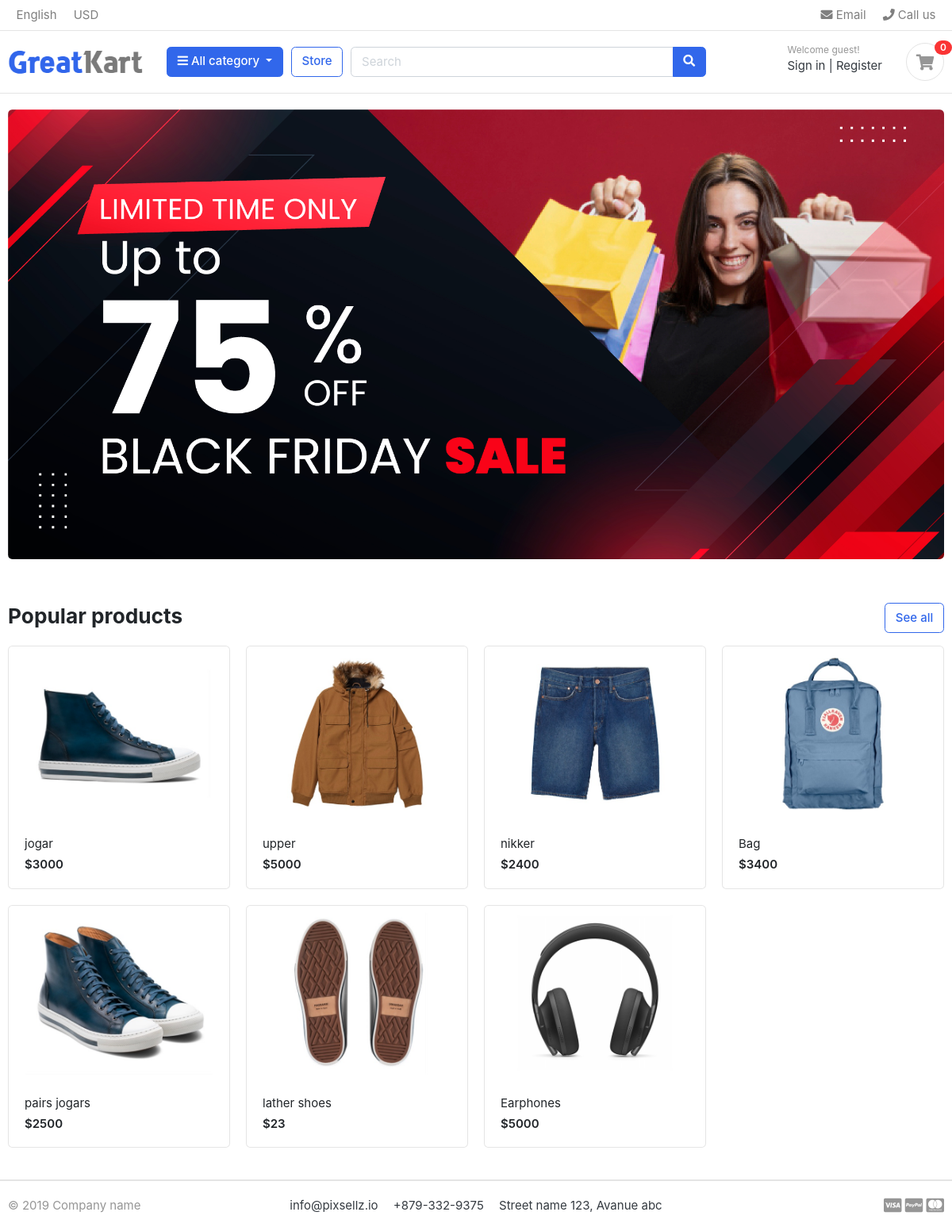
The page / on the database its author committed.
### store/models.py (models this page shows, shortened)
class Product(models.Model):
    product_name = models.CharField(max_length=200, unique= True)
    slug = models.SlugField(max_length=200, unique=True)
    description = models.TextField(max_length=1000, blank=True)
    price = models.IntegerField()
    images = models.ImageField(upload_to = 'photos/products')
    stock = models.IntegerField()
    is_available = models.BooleanField(default= True)
    category = models.ForeignKey(Category, on_delete=models.CASCADE)
    created_date = models.DateTimeField(auto_now_add=True)
    modified_date = models.DateTimeField(auto_now=True)
    def get_url(self):
        return reverse('product_detail', args=[self.category.slug, self.slug])

### Greatkart/views.py (the view)
# urls.py: 2. Add a URL to urlpatterns:  path('', views.home, name='home')
def home(request):
    products = Product.objects.all().filter(is_available = True)
    context = {
        'products': products
    }
    return render(request, 'home.html', context)

### carts/context_processors.py (called while the page is built)
def counter(request):
    cart_count = 0
    if 'admin' in request.path:
        return {}
    else:
        try:
            cart = Cart.objects.filter(cart_id=_cart_id(request))
            if request.user.is_authenticated:
                cart_items = CartItem.objects.all().filter(user=request.user)
            else:
                cart_items = CartItem.objects.all().filter(cart = cart[:1])
            for cart_item in cart_items:
                cart_count += cart_item.quantity
        except CartItem.DoesNotExist:
            cart_count = 0
    return dict(cart_count = cart_count)

### carts/views.py (called while the page is built)
def _cart_id(request):
    cart = request.session.session_key
    if not cart:
        cart = request.session.create()
    return cart

### category/context_processors.py (called while the page is built)
def menu_links(request):
    links = Category.objects.all()
    return dict(link = links)

### templates/home.html
{% extends 'base.html' %}
{% load static %}
{% block content %}
<section class="section-intro padding-y-sm">
<div class="container">
<div class="intro-banner-wrap">
	<img src="{%static 'images/banners/cover.jpg'%}" class="img-fluid rounded">
</div>
</div>
</section>
<section class="section-name padding-y-sm">
<div class="container">
<header class="section-heading">
	<a href="{%url 'home'%}" class="btn btn-outline-primary float-right">See all</a>
	<h3 class="section-title">Popular products</h3>
</header>
<div class="row">
	{%for product in products %}
	<div class="col-md-3">
		<div class="card card-product-grid">
			<a href="{{ product.get_url }}" class="img-wrap"> <img src="{{product.images.url}}"> </a>
			<figcaption class="info-wrap">
				<a href="{{ product.get_url }}" class="title">{{product.product_name}}</a>
				<div class="price mt-1">${{product.price}}</div>
			</figcaption>
		</div>
	</div>
	{%endfor%}
</div>
</div>
</section>
</body>
</html>
{% endblock %}

### static/css/ui.css (style rules this page uses)
html { font-family: "Inter", sans-serif; font-size: 15px; }
.img-wrap { text-align: center; display: block; }
.img-wrap img { max-width: 100%; }
.padding-y-sm { padding-top: 20px; padding-bottom: 20px; }
.section-heading { margin-bottom: 20px; margin-top: 15px; }
.section-title { color: #212529; }
[class*=card-product] a.title { color: #212529; display: block; }
[class*=card-product] .img-wrap { overflow: hidden; position: relative; }
[class*=card-product] .img-wrap img { height: 100%; max-width: 100%; width: auto; display: inline-block; -o-object-fit: cover; object-fit: cover; }
.card-product-grid { margin-bottom: 20px; }
.card-product-grid .img-wrap { border-radius: 0.2rem 0.2rem 0 0; height: 220px; }
.card-product-grid .info-wrap { overflow: hidden; padding: 18px 20px; }
.card .img-wrap { overflow: hidden; }
.price { font-weight: 600; color: #212529; }

### rows shown on the page
Product: images (picture), product_name "jogar", price "3000"
Product: images (picture), product_name "upper", price "5000"
Product: images (picture), product_name "nikker", price "2400"
Product: images (picture), product_name "Bag", price "3400"
Product: images (picture), product_name "pairs jogars", price "2500"
Product: images (picture), product_name "lather shoes", price "23"
Product: images (picture), product_name "Earphones", price "5000"

### other values the page prints
{{ cart_count }} "0"
